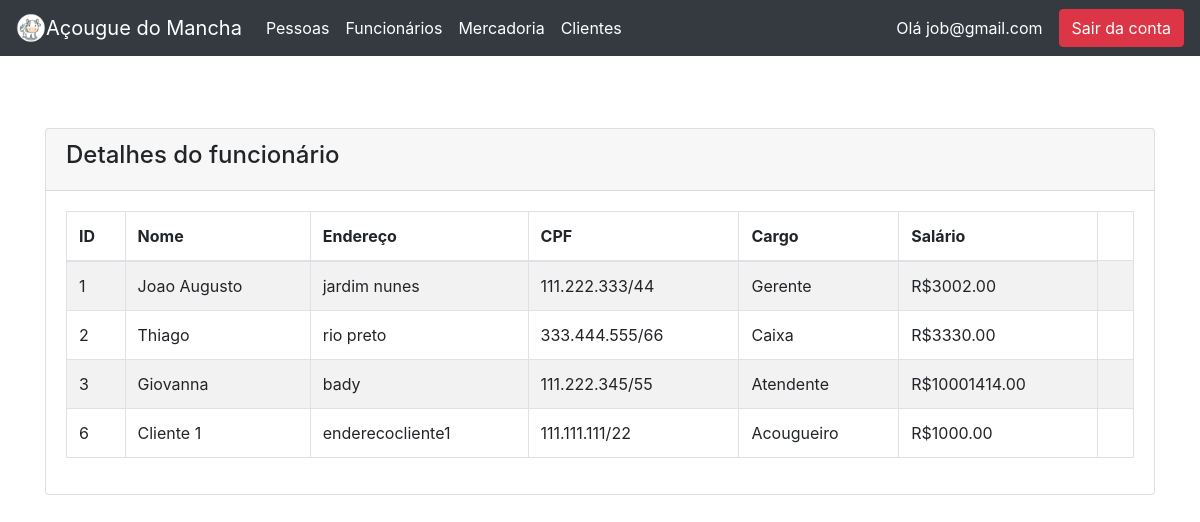
Page /worker.php (signed in) on the committed database.
### tables this page shows
CREATE TABLE `tbfuncionarios` (
  `id` int(11) NOT NULL,
  `idPessoa` int(11) NOT NULL,
  `idCargo` int(11) NOT NULL,
  `salario` decimal(10,2) NOT NULL
);

CREATE TABLE `tbpessoas` (
  `id` int(11) NOT NULL,
  `nome` varchar(100) NOT NULL,
  `email` varchar(100) NOT NULL,
  `endereco` varchar(300) NOT NULL,
  `cpf` varchar(14) NOT NULL
);

CREATE TABLE `tbcargos` (
  `id` int(11) NOT NULL,
  `descricao` varchar(50) NOT NULL
);

### worker.php (the view, shortened to what this page needs)
<?php
    require 'connection.php';
    require_once("topo.php");
?>
<!doctype html>
<html lang="pt-BR">
  <head>
    <link rel="stylesheet" href="https://cdn.jsdelivr.net/npm/bootstrap@4.1.3/dist/css/bootstrap.min.css">
</head>
<body>
    <div class="container mt-4">
        <div class="row">
            <div class="col-md-12">
                <div class="card">
                    <div class="card-header">
                        <h4>Detalhes do funcionário
                        </h4>
                    </div>
                    <div class="card-body">
                        <table class="table table-bordered table-striped">
                            <thead>
                                <tr>
                                    <th>ID</th>
                                    <th>Nome</th>
                                    <th>Endereço</th>
                                    <th>CPF</th>
                                    <th>Cargo</th>
                                    <th>Salário</th>
                                </tr>
                            </thead>
                            <tbody>
                                <?php
                                    $query = "SELECT f.id idFuncionario, f.idPessoa, f.idCargo, f.salario, p.id idPessoa1 , p.endereco , p.nome, p.cpf, c.id idCargo1, c.descricao FROM tbfuncionarios f, tbpessoas p, tbcargos c WHERE f.idPessoa = p.id AND f.idCargo = c.id ORDER BY f.id ASC";
                                    $query_run = mysqli_query($con, $query);
                                    if(mysqli_num_rows($query_run) > 0)
                                    {
                                        foreach($query_run as $tbfuncionarios)
                                        {
                                            ?>
                                            <tr>
                                                <td><?= $tbfuncionarios['idFuncionario']; ?></td>
                                                <td><?= $tbfuncionarios['nome']; ?></td>
                                                <td><?= $tbfuncionarios['endereco']; ?></td>
                                                <td><?= $tbfuncionarios['cpf']; ?></td>
                                                <td><?= $tbfuncionarios['descricao']; ?></td>
                                                <td>R$<?= $tbfuncionarios['salario']; ?></td>
                                                <td>
                                                </td>
                                            </tr>
                                            <?php
                                        }
                                    }
                                    else
                                    {
                                        echo "<h5> Nenhum funcionario cadastrado </h5>";
                                    }
                                ?>
                            </tbody>
                        </table>
                    </div>
                </div>
            </div>
        </div>
    </div>
</body>
</html>

### rows in the picture
tbfuncionarios: id "1", idPessoa.nome "Joao Augusto", idPessoa.endereco "jardim nunes", idPessoa.cpf "111.222.333/44", idCargo.descricao "Gerente", salario "3002.00"
tbfuncionarios: id "2", idPessoa.nome "Thiago", idPessoa.endereco "rio preto", idPessoa.cpf "333.444.555/66", idCargo.descricao "Caixa", salario "3330.00"
tbfuncionarios: id "3", idPessoa.nome "Giovanna", idPessoa.endereco "bady", idPessoa.cpf "111.222.345/55", idCargo.descricao "Atendente", salario "10001414.00"
tbfuncionarios: id "6", idPessoa.nome "Cliente 1", idPessoa.endereco "enderecocliente1", idPessoa.cpf "111.111.111/22", idCargo.descricao "Acougueiro", salario "1000.00"

### other values in the picture
$_SESSION["email"] "job@gmail.com"
